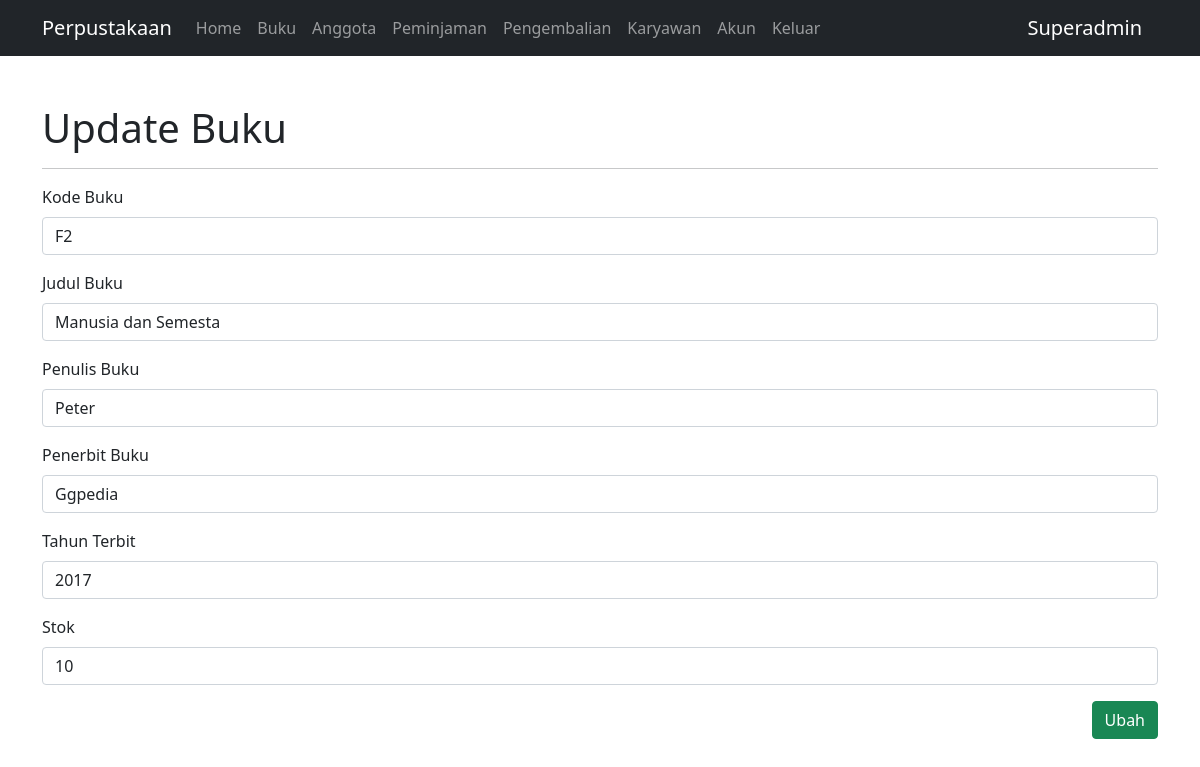
The page /update-buku.php?id_buku=6 (signed in) on the database its author committed.
### tables this page shows
CREATE TABLE `tb_buku` (
  `id_buku` int NOT NULL,
  `kode_buku` varchar(5) NOT NULL,
  `judul_buku` varchar(255) NOT NULL,
  `penulis_buku` char(255) NOT NULL,
  `penerbit_buku` varchar(255) DEFAULT NULL,
  `tahun_penerbit` int DEFAULT NULL,
  `stok` int DEFAULT NULL
);

### config/controller.php (called while the page is built, shortened)
<?php
function select($query)
{
    global $db_connect;
    $result = mysqli_query($db_connect, $query);
    $rows = [];
    while ($row = mysqli_fetch_assoc($result)) {
        $rows[] = $row;
    }
    return $rows;
}

### update-buku.php (the view, shortened to what this page needs)
<?php
include 'layout/header.php';
$id_buku = (int)$_GET['id_buku'];
$buku = select("SELECT * FROM tb_buku WHERE id_buku = $id_buku")[0];
?>
<div class="container mt-5">
    <h1>Update Buku</h1>
    <hr>
    <form action="" method="post">
        <div class="mb-3">
            <label for="kode" class="form-label">Kode Buku</label>
            <input type="text" class="form-control" id="kode" name="kode" value="<?= $buku['kode_buku'] ?>" placeholder="Kode Buku" required>
        </div>
        <div class="mb-3">
            <label for="judul" class="form-label">Judul Buku</label>
            <input type="text" class="form-control" id="judul" name="judul" value="<?= $buku['judul_buku'] ?>" placeholder="Judul Buku" required>
        </div>
        <div class="mb-3">
            <label for="penulis" class="form-label">Penulis Buku</label>
            <input type="text" class="form-control" id="penulis" name="penulis" value="<?= $buku['penulis_buku'] ?>" placeholder="Penulis Buku" required>
        </div>
        <div class="mb-3">
            <label for="penerbit" class="form-label">Penerbit Buku</label>
            <input type="text" class="form-control" id="penerbit" name="penerbit" value="<?= $buku['penerbit_buku'] ?>" placeholder="Penerbit Buku" required>
        </div>
        <div class="mb-3">
            <label for="tahun" class="form-label">Tahun Terbit</label>
            <input type="text" class="form-control" placeholder="Tahun Terbit" id="tahun" name="tahun" value="<?= $buku['tahun_penerbit'] ?>" required>
        </div>
        <div class="mb-3">
            <label for="stok" class="form-label">Stok</label>
            <input type="number" class="form-control" placeholder="Stok Buku" id="stok" name="stok" value="<?= $buku['stok'] ?>" required>
        </div>
        <button type="submit" name="ubah" class="btn btn-success" style="float: right;">Ubah</button>
    </form>
</div>
<?php
include 'layout/footer.php';
?>

### rows shown on the page
tb_buku: kode "F2", judul "Manusia dan Semesta", penulis "Peter", penerbit "Ggpedia", tahun "2017", stok "10"

### other values the page prints
$_SESSION['nama'] "Superadmin"
